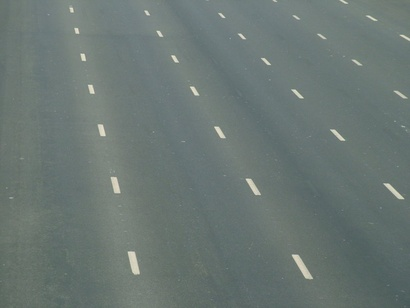
#> input picture pic/highway.jpg, 410 x 308 px, shrunk from 800 x 600 before the run
$ jupyter execute HoughTransform_try.ipynb   (older library calls are emulated)
#> lines starting #> are read from the running program, lines starting #| are printed output that depends on the picture; after the words box and inside, x2 and y2 are one past the last pixel; in counts of white or black regions, pixels touching at a corner belong together; long printed decimals are rounded
</br><div align="center"> <b> <font size="3" color='green'>cv2.HoughLines(image, d_rho, d_theta, threshold)</font></b> </div>
<b>image:</b> (required) source/input image<br>
<b>d_rho :</b>(required) Distance resolution of the accumulator in pixels.<br>
<b>d_theta:</b>(required) Angle resolution of the accumulator in radians.<br>
<b>threshold:</b>(required) Accumulator threshold parameter. Only those lines are returned that get enough votes <br>

[cell 1]
import cv2
import numpy as np
import matplotlib.pyplot as plt

img = cv2.imread('./pic/highway.jpg')
#> img is the input picture: shape (308, 410, 3); mean B, G, R 115.6, 119.2, 106.9
img_gray = cv2.cvtColor(img, 6)
img_edge = cv2.Canny(img_gray, 100, 200)
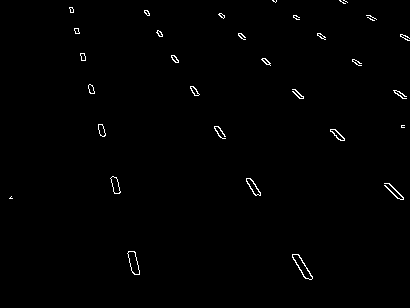
#> img_edge: shape (308, 410); 0.73% white in thin lines or dots, all inside (x1, y1, x2, y2) = (9, 0, 410, 280)
plt.figure(figsize=(10,30))
plt.imshow(np.concatenate((img_gray, img_edge), 1), cmap='gray')
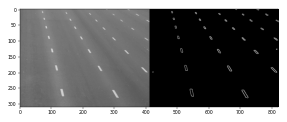
#> figure drawn by matplotlib, 1 panel

[cell 2]
img_hough_line = img.copy()
lines = cv2.HoughLines(img_edge, 1, np.pi/180, 50)
#> lines = [[-118, 2.6], [-146, 2.36], [-148, 2.37]]
rho_max = np.sqrt(img.shape[0]**2+img.shape[1]**2)
#> rho_max = 512.8
print(lines)
#| [[[-118.           2.601]]
#|  [[-146.           2.356]]
#|  [[-148.           2.374]]]
for line in lines:
    rho = line[0][0]
    theta = line[0][1]
    s_th = np.sin(theta)
    c_th = np.cos(theta)
    x0 = rho*c_th
    y0 = rho*s_th
    pts1 = (np.int(x0-rho_max*s_th), np.int(y0+rho_max*c_th))
    pts2 = (np.int(x0+rho_max*s_th), np.int(y0-rho_max*c_th))
    cv2.line(img_hough_line, pts1, pts2, (0,0,255), 3)
#> this loop made 3 passes
#> (rho, theta, s_th, c_th, x0, y0, pts1, pts2) on passes 1 to 3: (-118, 2.6, 0.515, -0.857, 101.1, -60.77, (-162, -500), (365, 378)), (-146, 2.36, 0.707, -0.707, 103.2, -103.2, (-259, -465), (465, 259)), (-148, 2.37, 0.695, -0.719, 106.5, -102.8, (-249, -471), (462, 266))
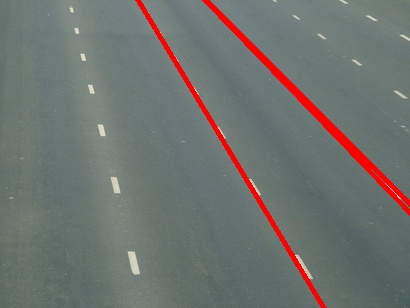
#> img_hough_line: shape (308, 410, 3); 3.27% of pixels changed, all inside (x1, y1, x2, y2) = (135, 0, 410, 308)

plt.figure(figsize=(10,20))
plt.imshow(img_hough_line)

</br><div align="center"> <b> <font size="3" color='green'>cv2.HoughLinesP(image, d_rho, d_theta, threshold, minLineLength, maxLineGap)</font></b> </div>
<b>image:</b> (required) source/input image<br>
<b>d_rho :</b>(required) Distance resolution of the accumulator in pixels.<br>
<b>d_theta:</b>(required) Angle resolution of the accumulator in radians.<br>
<b>threshold:</b>(required) Accumulator threshold parameter. Only those lines are returned that get enough votes <br>
<b>minLineLength:</b> Minimum line length. Line segments shorter than that are rejected. default value is 0 </br>
<b>maxLineGap:</b>	Maximum allowed gap between points on the same line to link them. default value is 0</br>

[cell 3]
img_hough_linesP = img.copy()
lines = cv2.HoughLinesP(img_edge, 1, np.pi/180, 40)
#> lines = 24 rows, first 6: [296, 264, 297, 265], [193, 92, 195, 95], [303, 276, 304, 277], [214, 126, 220, 137], [250, 178, 260, 194], [298, 266, 304, 276]
for line in lines:
    x1, y1, x2, y2 = line[0]
    cv2.line(img_hough_linesP, (x1, y1), (x2, y2), (0,0,255), 3)
#> this loop made 24 passes
#> (x1, y1, x2, y2) on passes 1 to 12: (296, 264, 297, 265), (193, 92, 195, 95), (303, 276, 304, 277), (214, 126, 220, 137), (250, 178, 260, 194), (298, 266, 304, 276), (238, 33, 238, 33), (262, 59, 267, 64), (295, 89, 303, 97), (238, 34, 243, 39), (190, 88, 193, 93), (192, 86, 194, 88)
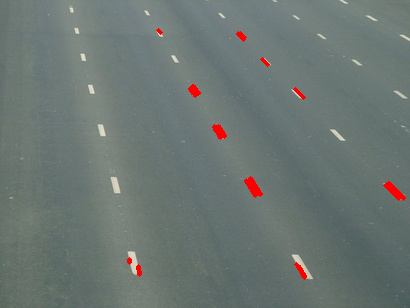
#> img_hough_linesP: shape (308, 410, 3); 0.76% of pixels changed, all inside (x1, y1, x2, y2) = (127, 28, 406, 280)

plt.figure(figsize=(10,20))
plt.imshow(img_hough_line)

</br><div align="center"> <b> <font size="3" color='green'>cv2.HoughCircles(image, method, dp, minDist, param1, param2,minRadius,maxRadius)</font></b> </div>
<b>image:</b>	8-bit, single-channel, grayscale input image.</br>
<b>method:</b>	Detection method, see HoughModes. The available methods are HOUGH_GRADIENT and HOUGH_GRADIENT_ALT.</br>
<b>dp:</b>	Inverse ratio of the accumulator resolution to the image resolution. </br>
<b>minDist:</b>	Minimum distance between the centers of the detected circles. </br>
<b>param1:</b>	First method-specific parameter. In case of HOUGH_GRADIENT and HOUGH_GRADIENT_ALT, it is the higher threshold of the two passed to the Canny edge detector</br>
<b>param2:</b>	Second method-specific parameter. In case of HOUGH_GRADIENT, it is the accumulator threshold for the circle centers at the detection stage. </br>
<b>minRadius:</b> Minimum circle radius. </br>
<b>maxRadius:</b> Maximum circle radius. </br>

[cell 4]
img = cv2.imread('./pic/baby.jpg')
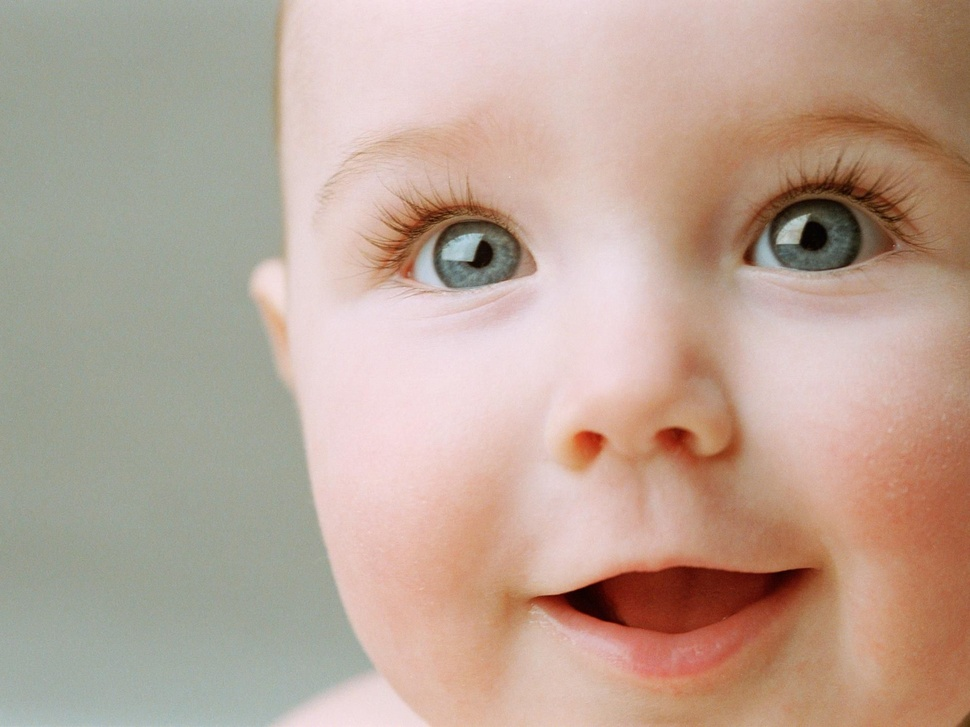
#> input picture pic/baby.jpg, 970 x 727 px, shrunk from 1892 x 1419 before the run
#> img is the input picture: shape (727, 970, 3); mean B, G, R 150.3, 164.5, 187.8
img_gray = cv2.cvtColor(img, 6)
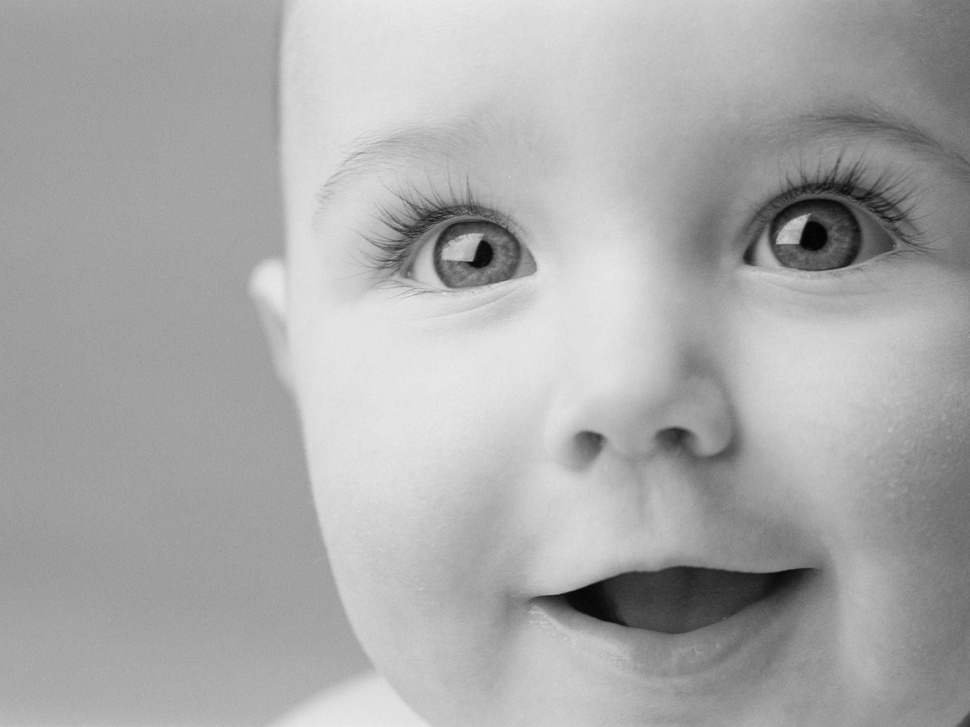
#> img_gray: shape (727, 970); min 1, max 236, mean 169.9
img_blur = cv2.medianBlur(img_gray,5)
circles = cv2.HoughCircles(img_blur, cv2.HOUGH_GRADIENT, dp=1, minDist=200, param1=50, param2=30, minRadius=50, maxRadius=90)
#> circles = [[474.5, 283.5, 64.1], [821.5, 268.5, 86.1]]
# print(circles)
circles = np.uint16((circles))
#> circles = [[474, 283, 64], [821, 268, 86]]
for circle in circles[0]:
    print(circle)
    cv2.circle(img, (circle[0], circle[1]), circle[2], (0,0,255), 3)
    cv2.circle(img, (circle[0], circle[1]), 10, (0,0,255), -1)
#> this loop made 2 passes
#| [474 283  64]
#| [821 268  86]
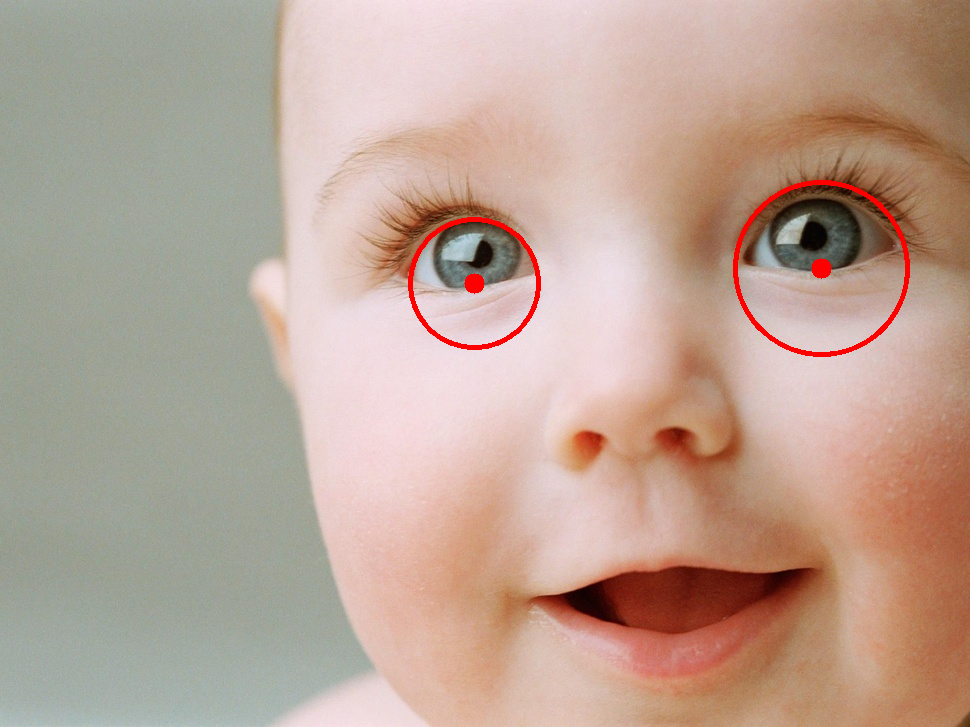
#> img: shape (727, 970, 3); 0.75% of pixels changed, all inside (x1, y1, x2, y2) = (408, 180, 910, 357)

plt.imshow(cv2.cvtColor(img, 4))
